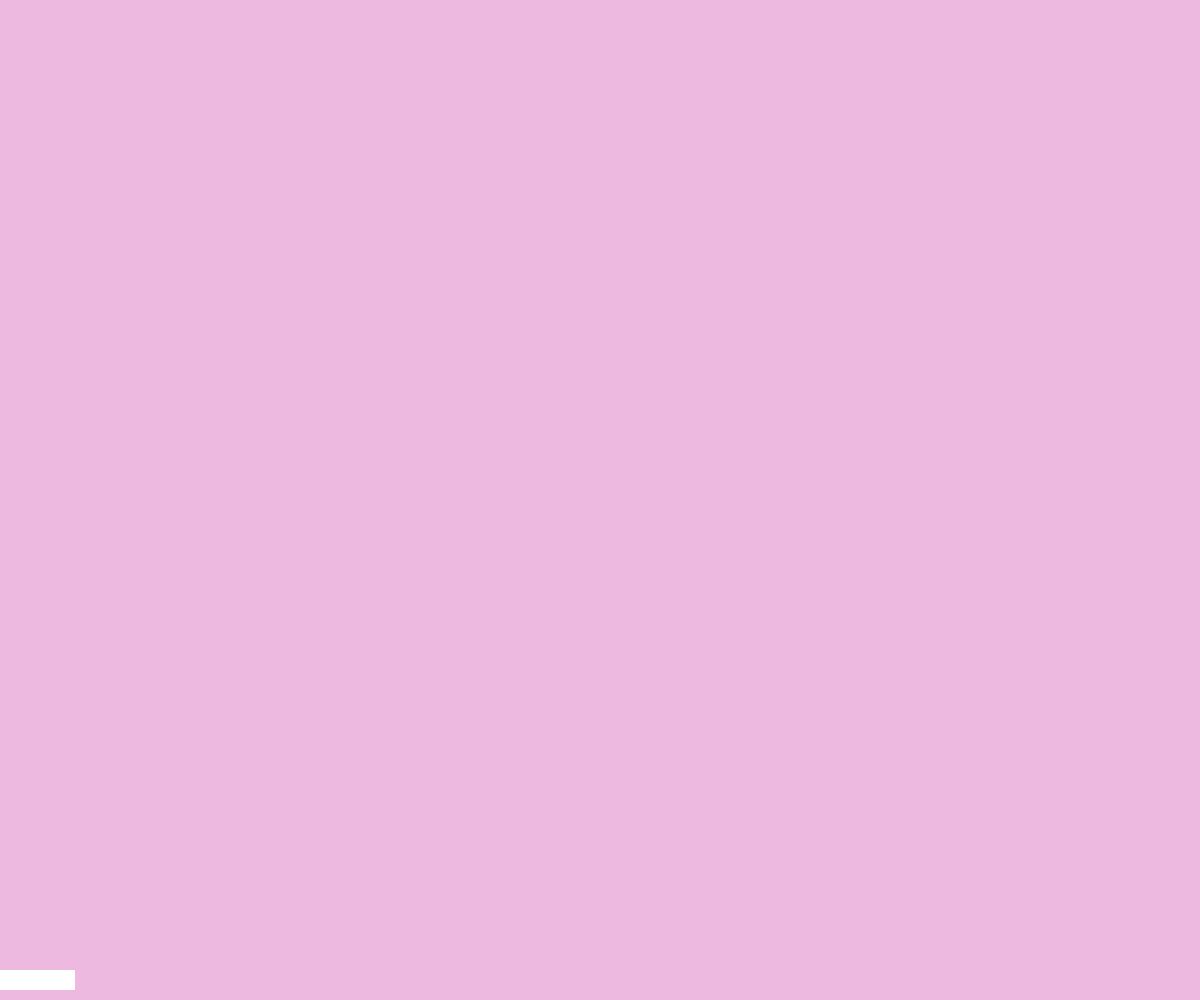
Frame 1 (no input)
Frame 60 (no input): identical to frame 1, image omitted
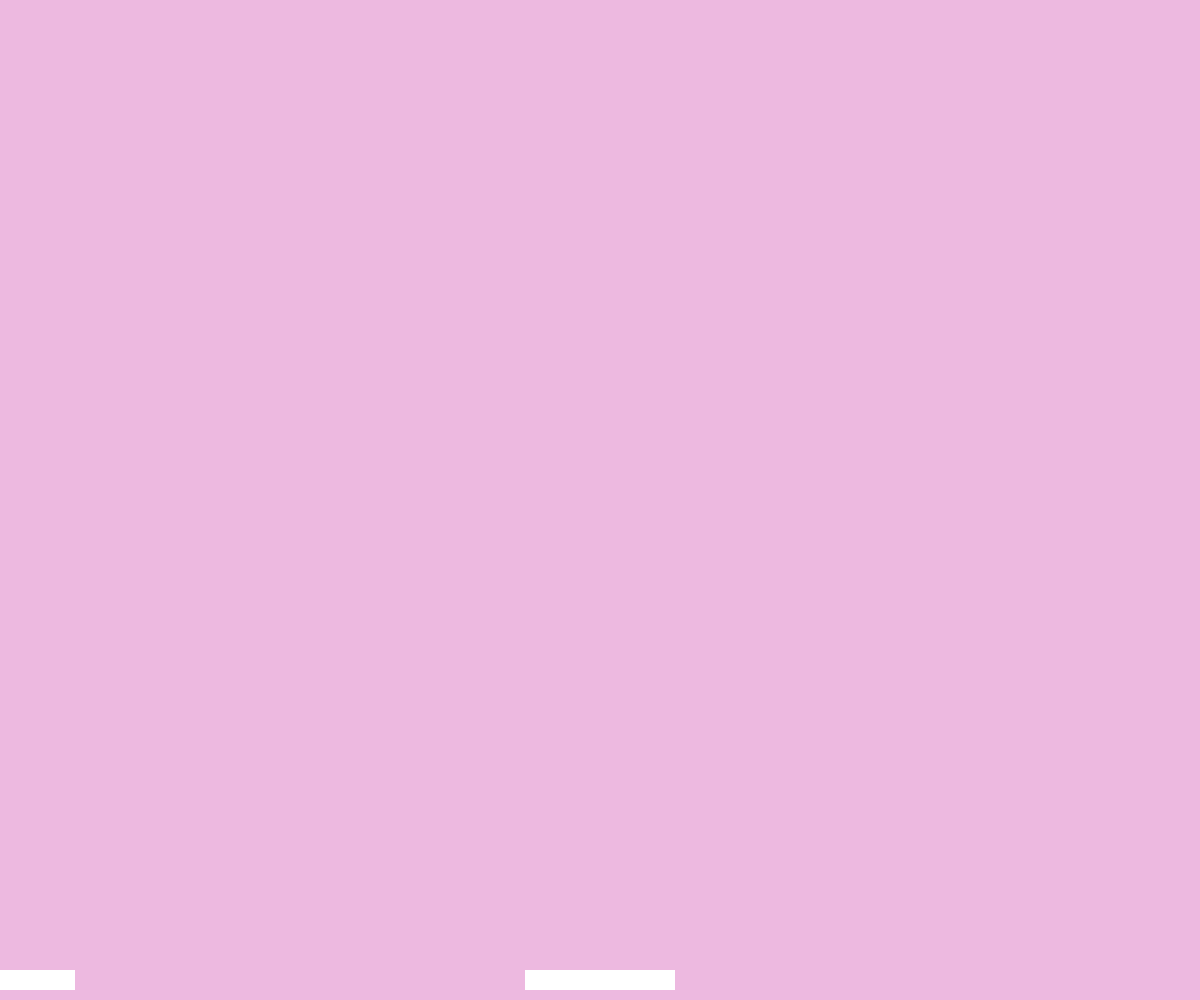
Frame 120 (the mouse pressed at the canvas centre since frame 60)

The p5.js sketch that drew these frames (run headless with seeded random() and noise() and a simulated clock; from frame 60 on, the mouse is pressed at the canvas centre):

// p5.js sketch
// ── sketch.js
function setup() {
	createCanvas(windowWidth, windowHeight);
	background(250,190,247);
	noStroke();
	fill(255);
	background(237,185,224);
	rectMode(CENTER);
}

function draw() {
	//background(237,185,224);
	rect(mouseX, height - 20, 150, 20);
}

function mouseClicked() {
background (237,185,224);
	
	fill(253, 246, 227);
	circle (100, 100, 80);

	fill(118,81,180);
	ellipse(100, 215, 55, 150);

	arc(144, 185, 70, 70, 0, PI + QUARTER_PI, PIE);

	fill(0,0,0);
	rect(130, 285, 50, 20, 20, 15, 10, 5);

	circle (120, 90, 10);

	 ellipse(140, 105, 15, 10);

	line(130, 115, 120, 130);
	// put drawing code here
	function setup() {

	  }
  fill(255,255,255);
  circle(random(width), random(height), 10);

  circle(random(width), random(height), 10);
  
  circle(random(width), random(height), 10);
  
  circle(random(width), random(height), 10);

  circle(random(width), random(height), 10);
  
  circle(random(width), random(height), 10);
  
    circle(random(width), random(height), 10);

  circle(random(width), random(height), 10);
  
  circle(random(width), random(height), 10);
  
  circle(random(width), random(height), 10);

  circle(random(width), random(height), 10);
  
  circle(random(width), random(height), 10);
	  }
